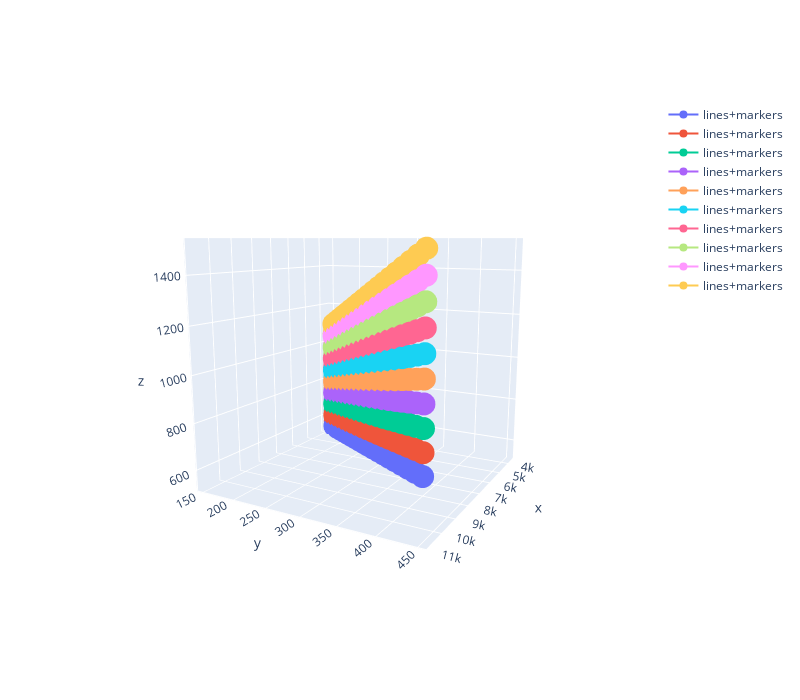

Source (notebook cell):
### Code cell
import plotly.graph_objects as go
x=df['Q']
y=df['DBO0']
z=df['vol0']
z2=df['vol1']

fig=go.Figure()
for i in range(len(yrange)):
    fig.add_trace(go.Scatter3d(x=x,y=y,z=df['vol'+str(i)],
                    mode='lines+markers',
                    name='lines+markers'))
name = 'default'
camera = dict(
    up=dict(x=0, y=0, z=1),
    center=dict(x=0, y=0, z=0),
    eye=dict(x=2.25, y=1.25, z=0.5))
fig.update_layout(scene_camera=camera, width=800, height=700)
fig.show()
